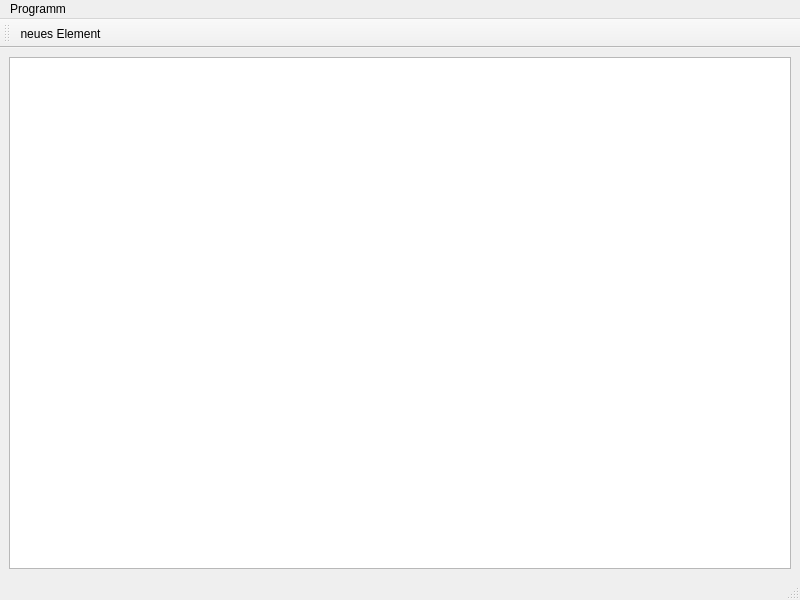
<?xml version="1.0" encoding="UTF-8"?>
<ui version="4.0">
 <class>MainWindow</class>
 <widget class="QMainWindow" name="MainWindow">
  <property name="geometry">
   <rect>
    <x>0</x>
    <y>0</y>
    <width>800</width>
    <height>600</height>
   </rect>
  </property>
  <property name="windowTitle">
   <string>MainWindow</string>
  </property>
  <widget class="QWidget" name="centralwidget">
   <layout class="QHBoxLayout" name="horizontalLayout">
    <item>
     <widget class="QSplitter" name="splitter">
      <property name="orientation">
       <enum>Qt::Horizontal</enum>
      </property>
      <widget class="QTreeView" name="treeView"/>
     </widget>
    </item>
   </layout>
  </widget>
  <widget class="QMenuBar" name="menubar">
   <property name="geometry">
    <rect>
     <x>0</x>
     <y>0</y>
     <width>800</width>
     <height>21</height>
    </rect>
   </property>
   <widget class="QMenu" name="menuProgramm">
    <property name="title">
     <string>Programm</string>
    </property>
    <addaction name="actionClose"/>
   </widget>
   <addaction name="menuProgramm"/>
  </widget>
  <widget class="QStatusBar" name="statusbar"/>
  <widget class="QToolBar" name="toolBar">
   <property name="windowTitle">
    <string>toolBar</string>
   </property>
   <attribute name="toolBarArea">
    <enum>TopToolBarArea</enum>
   </attribute>
   <attribute name="toolBarBreak">
    <bool>false</bool>
   </attribute>
   <addaction name="actionNewElement"/>
  </widget>
  <action name="actionClose">
   <property name="text">
    <string>Beenden</string>
   </property>
   <property name="toolTip">
    <string>PxLinX beenden</string>
   </property>
  </action>
  <action name="actionNewElement">
   <property name="icon">
    <iconset>
     <normaloff>../../icons/element32.png</normaloff>../../icons/element32.png</iconset>
   </property>
   <property name="text">
    <string>neues Element</string>
   </property>
   <property name="toolTip">
    <string>neues Element einfügen</string>
   </property>
  </action>
 </widget>
 <resources/>
 <connections/>
</ui>
